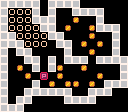

A level layout from a 2D game, rendered from its tile map. Below: a short description, then the map file with its tile-grid data intact:
An orthogonal 16x14 tile map with 8x8 px tiles, 1 tile layer (tiles).

<map version="1.0" tiledversion="1.0.2" orientation="orthogonal" renderorder="left-up" width="16" height="14" tilewidth="8" tileheight="8" nextobjectid="1">
 <tileset firstgid="1" source="tileset.tsx" />
 <layer name="tiles" width="16" height="14">
  <data encoding="csv">
5,5,5,5,5,0,5,5,5,5,0,0,0,0,0,0,5,2,2,2,5,0,5,0,0,5,5,5,5,0,0,0,5,2,2,2,5,5,5,0,0,1,0,0,5,0,0,0,5,2,2,2,2,5,5,0,1,0,0,1,5,5,5,0,5,5,2,2,2,2,5,5,0,0,0,1,0,0,5,0,5,5,5,2,2,2,0,5,5,0,1,0,1,0,5,0,5,0,5,5,0,0,0,0,5,0,0,1,0,0,5,0,5,0,0,5,5,0,5,0,5,5,5,0,5,5,5,5,5,0,1,0,5,0,5,1,0,0,1,0,0,0,0,5,5,0,0,1,0,3,0,1,0,0,0,0,1,0,0,5,5,0,0,0,5,0,1,0,1,1,0,1,0,5,5,5,5,0,0,5,5,5,5,5,5,0,0,5,5,5,0,0,5,0,5,5,0,0,0,0,5,5,5,5,0,0,0,0,5,5,5,0,0,0,0,0,0,0,0,0,0,0,0,0
</data>
 </layer>
</map>
